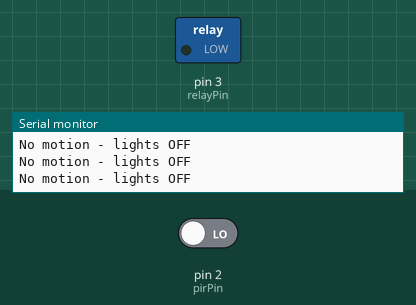
Recording of a sketch running on a simulated Arduino Uno, built with avr-gcc and run on an emulated ATmega328P. Parts: switched loads named in the sketch (green lamp = pin HIGH), the last lines printed to the serial monitor. The test bench sets the inputs (shaded band); at power-on: pin 2 (pirPin) LOW.

Above: at 2.8 s.
2.9 s: pin 2 (pirPin) driven HIGH
At 4.2 s:
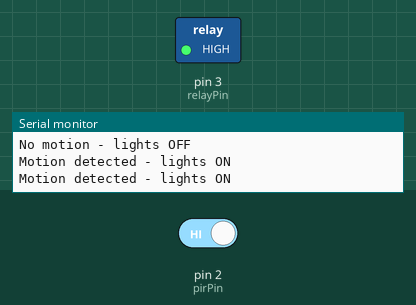
4.5 s: pin 2 (pirPin) driven LOW
At 5.7 s:
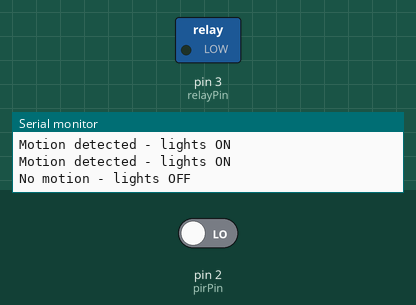
Timing chart, 0 to 7.5 s (numbered marks = the images above; inputs shaded):
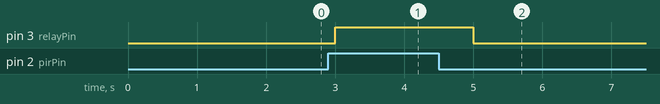

The sketch:

swr.ino
```cpp
// Defining pins
const int pirPin = 2;
const int relayPin = 3;

void setup() {
  // Initializing the PIR sensor pin as an input
  pinMode(pirPin, INPUT);
  // Initializing the relay pin as an output
  pinMode(relayPin, OUTPUT);
  // Starting with the relay off
  digitalWrite(relayPin, LOW);
  // Start serial communication for debugging
  Serial.begin(9600);
}

void loop() {
  // Reads the value from the PIR sensor
  int motionDetected = digitalRead(pirPin);

  if (motionDetected == HIGH) {
    // if Motion detected, turn on the relay
    digitalWrite(relayPin, HIGH);
    Serial.println("Motion detected - lights ON");
  } else {
    // if No motion, turn off the relay
    digitalWrite(relayPin, LOW);
    Serial.println("No motion - lights OFF");
  }

  // Small delay to avoid multiple triggers
  delay(1000);
}
```

Measured:
- after the input at 2.9 s, pin 3 (relayPin): LOW → HIGH after 0.10 s
- after the input at 4.5 s, pin 3 (relayPin): HIGH → LOW after 0.50 s
